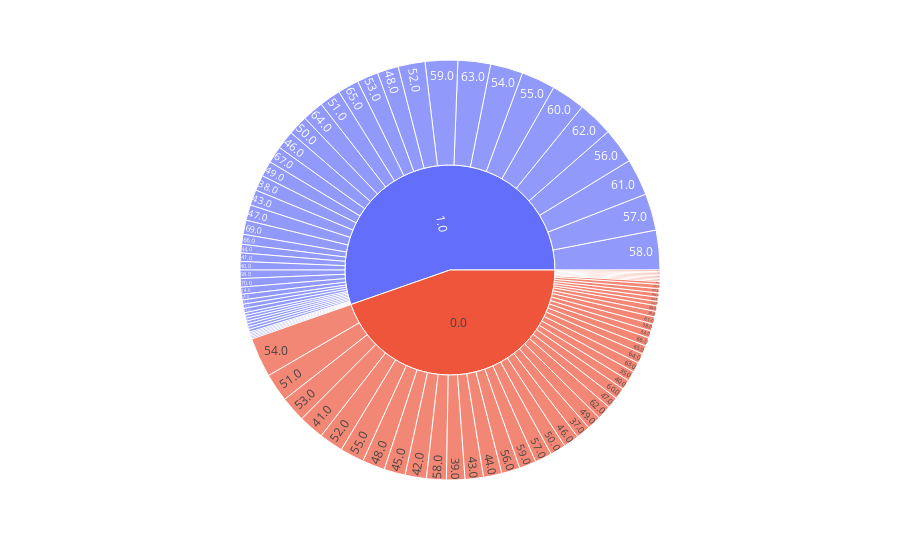

Notebook source saved alongside this figure:
### Code cell
px.sunburst(data , path = ['target' , 'age'])
